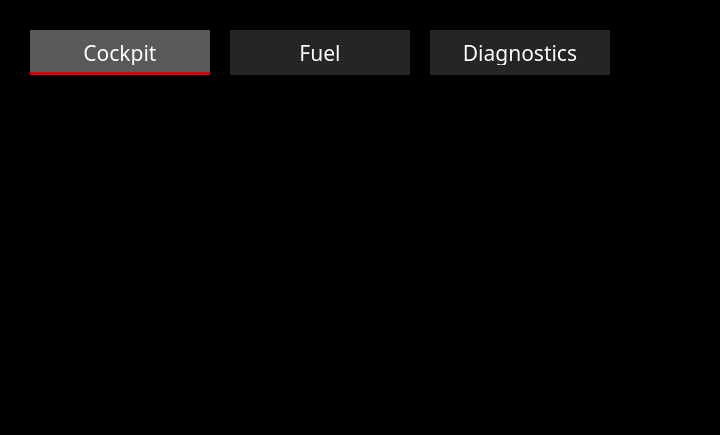
<?xml version="1.0" encoding="UTF-8"?>
<ui version="4.0">
 <class>content</class>
 <widget class="QWidget" name="content">
  <property name="geometry">
   <rect>
    <x>0</x>
    <y>0</y>
    <width>720</width>
    <height>435</height>
   </rect>
  </property>
  <property name="windowTitle">
   <string>Form</string>
  </property>
  <property name="styleSheet">
   <string notr="true">#content {
	background: black;
}

* {
	color: white;
}</string>
  </property>
  <widget class="QWidget" name="btn_cockpit" native="true">
   <property name="enabled">
    <bool>false</bool>
   </property>
   <property name="geometry">
    <rect>
     <x>30</x>
     <y>30</y>
     <width>180</width>
     <height>45</height>
    </rect>
   </property>
   <property name="styleSheet">
    <string notr="true">#btn_cockpit {
	background: #252525; color: white
}

#btn_cockpit::hover {
	background: #303030;
}

#btn_cockpit::!enabled {
	background: #595959;
	border-bottom: 3px solid #E00000;
}</string>
   </property>
   <widget class="QLabel" name="text_btn_cockpit">
    <property name="geometry">
     <rect>
      <x>20</x>
      <y>10</y>
      <width>140</width>
      <height>25</height>
     </rect>
    </property>
    <property name="font">
     <font>
      <family>Montserrat</family>
      <pointsize>16</pointsize>
     </font>
    </property>
    <property name="lineWidth">
     <number>1</number>
    </property>
    <property name="text">
     <string>Cockpit</string>
    </property>
    <property name="alignment">
     <set>Qt::AlignCenter</set>
    </property>
   </widget>
  </widget>
  <widget class="QWidget" name="btn_fuel" native="true">
   <property name="enabled">
    <bool>true</bool>
   </property>
   <property name="geometry">
    <rect>
     <x>230</x>
     <y>30</y>
     <width>180</width>
     <height>45</height>
    </rect>
   </property>
   <property name="styleSheet">
    <string notr="true">#btn_fuel {
	background: #252525; color: white
}

#btn_fuel::hover {
	background: #303030;
}

#btn_fuel::!enabled {
	background: #595959;
	border-bottom: 3px solid #E00000;
}</string>
   </property>
   <widget class="QLabel" name="text_btn_fuel">
    <property name="geometry">
     <rect>
      <x>20</x>
      <y>10</y>
      <width>140</width>
      <height>25</height>
     </rect>
    </property>
    <property name="font">
     <font>
      <family>Montserrat</family>
      <pointsize>16</pointsize>
     </font>
    </property>
    <property name="lineWidth">
     <number>1</number>
    </property>
    <property name="text">
     <string>Fuel</string>
    </property>
    <property name="alignment">
     <set>Qt::AlignCenter</set>
    </property>
   </widget>
  </widget>
  <widget class="QWidget" name="btn_diagnostics" native="true">
   <property name="enabled">
    <bool>true</bool>
   </property>
   <property name="geometry">
    <rect>
     <x>430</x>
     <y>30</y>
     <width>180</width>
     <height>45</height>
    </rect>
   </property>
   <property name="styleSheet">
    <string notr="true">#btn_diagnostics {
	background: #252525; color: white
}

#btn_diagnostics::hover {
	background: #303030;
}

#btn_diagnostics::!enabled {
	background: #595959;
	border-bottom: 3px solid #E00000;
}</string>
   </property>
   <widget class="QLabel" name="text_btn_diagnostics">
    <property name="geometry">
     <rect>
      <x>20</x>
      <y>10</y>
      <width>140</width>
      <height>25</height>
     </rect>
    </property>
    <property name="font">
     <font>
      <family>Montserrat</family>
      <pointsize>16</pointsize>
     </font>
    </property>
    <property name="lineWidth">
     <number>1</number>
    </property>
    <property name="text">
     <string>Diagnostics</string>
    </property>
    <property name="alignment">
     <set>Qt::AlignCenter</set>
    </property>
   </widget>
  </widget>
  <widget class="QWidget" name="container" native="true">
   <property name="geometry">
    <rect>
     <x>30</x>
     <y>100</y>
     <width>660</width>
     <height>301</height>
    </rect>
   </property>
  </widget>
 </widget>
 <resources>
  <include location="res/main.qrc"/>
 </resources>
 <connections/>
</ui>
